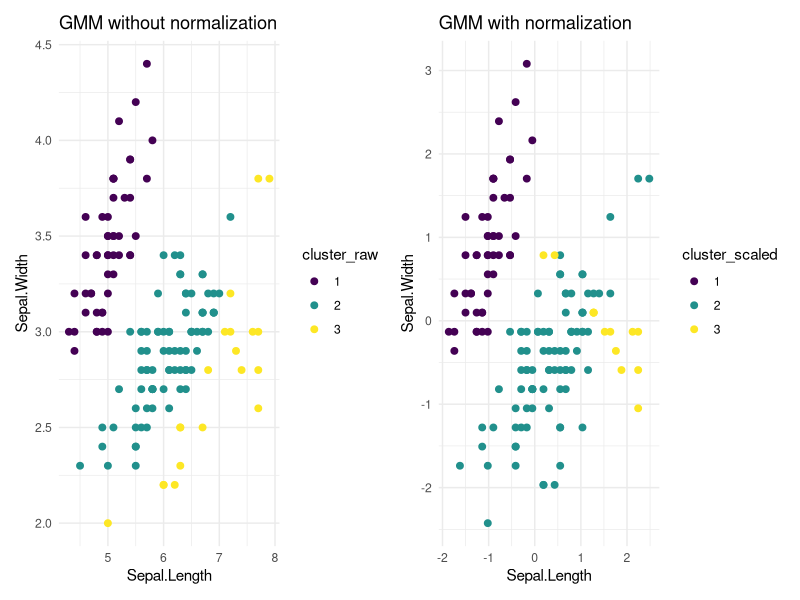

Source code (R):
# Install if needed
# install.packages("mclust")
# install.packages("ggplot2")
# install.packages("scales")

library(mclust)
library(ggplot2)
library(scales)
library(patchwork)

# Use two numeric features for visualization
X <- iris[, 1:2] # Sepal.Length and Sepal.Width

# --- Without normalization ---
mod_raw <- Mclust(X, G = 3)
iris$cluster_raw <- as.factor(mod_raw$classification)

# --- With normalization (standardization) ---
X_scaled <- scale(X)
mod_scaled <- Mclust(X_scaled, G = 3)
iris$cluster_scaled <- as.factor(mod_scaled$classification)

# --- Plot both side by side ---
p1 <- ggplot(iris, aes(Sepal.Length, Sepal.Width, color = cluster_raw)) +
  geom_point(size = 2) +
  ggtitle("GMM without normalization") +
  theme_minimal() +
  scale_color_viridis_d()

p2 <- ggplot(
  data.frame(X_scaled, cluster_scaled = iris$cluster_scaled),
  aes(Sepal.Length, Sepal.Width, color = cluster_scaled)
) +
  geom_point(size = 2) +
  ggtitle("GMM with normalization") +
  theme_minimal() +
  scale_color_viridis_d()

p1 + p2

# --- Summary statistics before normalization ---
print(summary(X))
print(colMeans(X))
print(apply(X, 2, sd))

print(summary(as.data.frame(X_scaled)))
print(colMeans(X_scaled))
print(apply(X_scaled, 2, sd))
